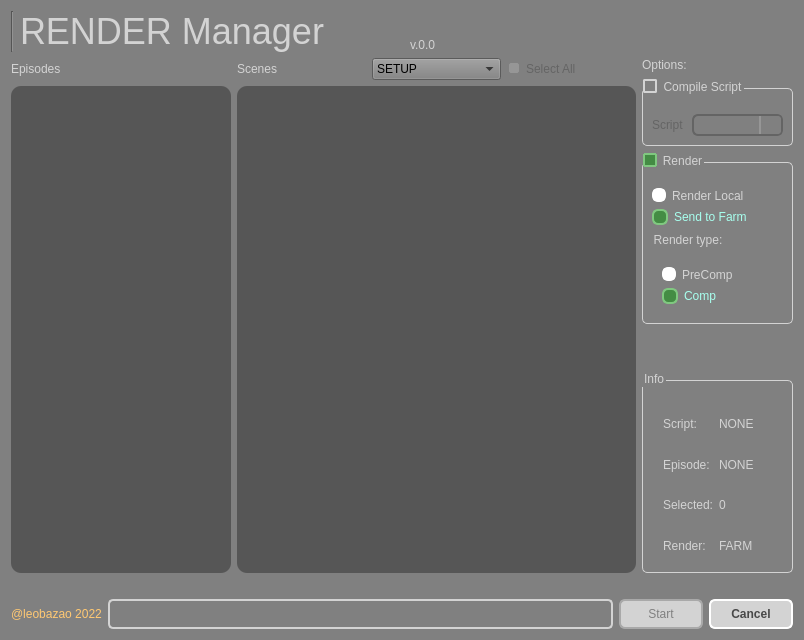
<?xml version="1.0" encoding="UTF-8"?>
<ui version="4.0">
 <class>Form</class>
 <widget class="QWidget" name="Form">
  <property name="geometry">
   <rect>
    <x>0</x>
    <y>0</y>
    <width>804</width>
    <height>640</height>
   </rect>
  </property>
  <property name="windowTitle">
   <string>Form</string>
  </property>
  <property name="styleSheet">
   <string notr="true">QLabel {
	color: lightgray;
}

QLabel:disabled{
	color: rgb(100, 100, 100);
}

QWidget{
	background-color: gray;
}

QGroupBox {
	color: lightgray;
	border: 1px solid lightgray;
	border-radius: 5px;
	margin-top: 10px;
}

QGroupBox::indicator:unchecked {
    border: 2px solid lightgray;
	border-radius: 2px;
	background-color: gray;
}

QGroupBox::indicator:checked {
    border: 2px solid rgb(128, 200, 128);
	border-radius: 1px;
	background-color: rgb(68, 140, 68);
}

QGroupBox::indicator:unchecked:disabled {
    border: 2px solid gray;
	border-radius: 4px;
	background-color: rgb(150, 150, 150);
}

QGroupBox::disabled{
	color: rgb(100, 100, 100);
    border: 1px solid rgb(100, 100, 100);
}

QScrollBar::handle {
	border-radius: 5px;
 	border: 2px solid lightgray;
	background-color: gray;
}

QScrollBar::add-page{ 
	border: none;
    background-color: rgb(86, 86, 86);
}

QScrollBar::sub-page {
    background-color: rgb(86, 86, 86);
	border: none;
}

QScrollBar::add-line {
    border: none;
    background-color: rgb(86, 86, 86);
}

QScrollBar::sub-line {
    border: none;
    background-color: rgb(86, 86, 86);
}

QScrollBar:arrow{
	border: none;
	background: none;
	color: none;
}

QListWidget {
    color: lightgray;
    background-color: rgb(86, 86, 86);
	border-radius: 10px;
	padding: 5px;
}

QListWidget:disabled {
    color: rgb(75, 70, 70);
    background-color: rgb(120, 105, 105);
}

QListWidget::item:hover {
	color: rgb(80, 64, 44);
    background: rgb(10, 150, 150);
    border: white;
}

QListWidget::indicator:unchecked {
    border: 2px solid lightgray;
	border-radius: 2px;
	background-color: rgb(86, 86, 86);
}

QListWidget::indicator:checked {
    border: 2px solid rgb(128, 200, 128);
	border-radius: 1px;
	background-color: rgb(68, 140, 68);
}

QListWidget::indicator:unchecked:disabled {
    border: 2px solid rgb(86, 86, 86);
	border-radius: 4px;
	background-color: rgb(110, 110, 110);
}

QListWidget::item:selected {
	color: rgb(80, 25, 44);
	border: none;
	background-color: rgb(79, 255, 52);
}

QListWidget::item:selected:active{
	color: rgb(80, 64, 44);
    background-color: rgb(187, 240, 255);
	border: gray;
	padding-left: 5px;
}

QListWidget::item:selected:!active {
    background: rgb(91, 174, 181);
	border: none;
}

QCheckBox {
	color: white;
    spacing: 5px;
}

QCheckBox::indicator:unchecked {
    border: 2px solid lightgray;
	border-radius: 2px;
	background-color: gray;
}

QCheckBox::indicator:checked {
    border: 2px solid rgb(128, 200, 128);
	border-radius: 1px;
	background-color: rgb(68, 140, 68);
}

QCheckBox:disabled{
    color: rgb(100, 100, 100);
}

QCheckBox::indicator:checked:disabled {
	background-color: rgb(250, 200, 200);
	border-color: rgb(255, 230, 220);
}

QCheckBox::indicator:unchecked:disabled {
    border: 2px solid gray;
	border-radius: 4px;
	background-color: rgb(150, 150, 150);
}

QRadioButton::checked::disabled {
	color: rgb(150, 170, 150);
}

QRadioButton::unchecked::disabled {
	color: rgb(100, 100, 100);
}

QRadioButton::checked {
	color: rgb(167, 255, 238);
}

QRadioButton::unchecked {
	color: lightgray;
}

QRadioButton::indicator::unchecked{ 
	border: 2px solid white;
	border-radius: 6px;
	background-color: white;
	width: 10px;
	height: 10px;
}

QRadioButton::indicator::checked{
    border: 2px solid rgb(128, 200, 128);
	border-radius: 6px;
	background-color: rgb(68, 140, 68);
	width: 12px;
	height: 12px;
}

QRadioButton::indicator::checked::disabled {
	border: 2px solid rgb(150, 150, 150);
	background-color: gray;
}

QRadioButton::indicator::unchecked::disabled {
	border: 2px solid gray;
	background-color: rgb(150, 150, 150);
}</string>
  </property>
  <layout class="QGridLayout" name="gridLayout_2">
   <item row="1" column="0">
    <layout class="QGridLayout" name="gridLayout">
     <item row="0" column="0">
      <widget class="QLabel" name="label_14">
       <property name="text">
        <string>Episodes</string>
       </property>
      </widget>
     </item>
     <item row="0" column="1">
      <layout class="QHBoxLayout" name="horizontalLayout">
       <item>
        <widget class="QLabel" name="label_15">
         <property name="text">
          <string>Scenes</string>
         </property>
        </widget>
       </item>
       <item>
        <widget class="QComboBox" name="stepBox">
         <item>
          <property name="text">
           <string>SETUP</string>
          </property>
         </item>
         <item>
          <property name="text">
           <string>ANIM</string>
          </property>
         </item>
        </widget>
       </item>
       <item>
        <widget class="QCheckBox" name="checkSelectAll">
         <property name="enabled">
          <bool>false</bool>
         </property>
         <property name="text">
          <string>Select All</string>
         </property>
        </widget>
       </item>
      </layout>
     </item>
     <item row="1" column="0">
      <widget class="QListWidget" name="listEpisodes">
       <property name="maximumSize">
        <size>
         <width>220</width>
         <height>16777215</height>
        </size>
       </property>
      </widget>
     </item>
     <item row="1" column="1">
      <widget class="QListWidget" name="listScenes"/>
     </item>
    </layout>
   </item>
   <item row="1" column="1">
    <layout class="QVBoxLayout" name="verticalLayout_3" stretch="0,0,0,0,2">
     <item>
      <widget class="QLabel" name="label_18">
       <property name="text">
        <string>Options:</string>
       </property>
      </widget>
     </item>
     <item>
      <widget class="QGroupBox" name="groupBoxScript">
       <property name="enabled">
        <bool>true</bool>
       </property>
       <property name="styleSheet">
        <string notr="true"/>
       </property>
       <property name="title">
        <string>Compile Script</string>
       </property>
       <property name="checkable">
        <bool>true</bool>
       </property>
       <property name="checked">
        <bool>false</bool>
       </property>
       <layout class="QGridLayout" name="gridLayout_10">
        <property name="topMargin">
         <number>25</number>
        </property>
        <item row="0" column="0">
         <widget class="QLabel" name="label_19">
          <property name="text">
           <string>Script </string>
          </property>
         </widget>
        </item>
        <item row="0" column="1">
         <widget class="QComboBox" name="comboScript">
          <property name="styleSheet">
           <string notr="true">QComboBox {
	color: black;
    border: 2px solid white;
    border-radius: 6px;
    padding: 1px 18px 1px 3px;
    min-width: 6em;
}

QComboBox:!editable, QComboBox::drop-down:editable {
     background: lightgray;
}

QComboBox:on { /* shift the text when the popup opens */
    padding-top: 3px;
    padding-left: 4px;
}

QComboBox::drop-down {
    width: 20px;
	background-color: rgb(194, 194, 194);
    border-left-width: 2px;
    border-left-color: white;
    border-left-style: solid; /* just a single line */
    border-top-right-radius: 3px; /* same radius as the QComboBox */
    border-bottom-right-radius: 3px;
}

QComboBox:hover{
    border: 2px solid #05B8CC;
    color: gray;
}

QComboBox QAbstractItemView{
    border: 2px solid white;
	border-radius: 10px;
    color: gray;
	background-color: lightgray;
    selection-background-color: #05B8CC;
	selection-color: white;
	padding: 3px 3px ;
}

QComboBox:disabled{
	color: rgb(250, 150, 120);
	background-color: rgb(220, 190, 190);
    border-color: lightgray;
}

QComboBox::drop-down:disabled {
	background-color: gray;
    border-left-color: rgb(150, 150, 150);
}

QComboBox:disabled{
	color: rgb(100, 100, 100);
	background-color: gray;
    border: 2px solid rgb(100, 100, 100);
}</string>
          </property>
         </widget>
        </item>
       </layout>
      </widget>
     </item>
     <item>
      <widget class="QGroupBox" name="groupBoxRender">
       <property name="title">
        <string>Render</string>
       </property>
       <property name="checkable">
        <bool>true</bool>
       </property>
       <layout class="QGridLayout" name="gridLayout_11">
        <property name="topMargin">
         <number>25</number>
        </property>
        <property name="horizontalSpacing">
         <number>10</number>
        </property>
        <item row="1" column="0">
         <widget class="QRadioButton" name="radioSendFarm">
          <property name="text">
           <string>Send to Farm</string>
          </property>
          <property name="checked">
           <bool>true</bool>
          </property>
         </widget>
        </item>
        <item row="0" column="0">
         <widget class="QRadioButton" name="radioRenderLocal">
          <property name="enabled">
           <bool>true</bool>
          </property>
          <property name="text">
           <string>Render Local</string>
          </property>
         </widget>
        </item>
        <item row="2" column="0">
         <widget class="QGroupBox" name="groupBoxStep">
          <property name="styleSheet">
           <string notr="true">border: null;</string>
          </property>
          <property name="title">
           <string>Render type:</string>
          </property>
          <property name="checkable">
           <bool>false</bool>
          </property>
          <layout class="QGridLayout" name="gridLayout_13">
           <property name="topMargin">
            <number>25</number>
           </property>
           <property name="horizontalSpacing">
            <number>10</number>
           </property>
           <item row="0" column="0">
            <widget class="QRadioButton" name="radioPreComp">
             <property name="enabled">
              <bool>true</bool>
             </property>
             <property name="text">
              <string>PreComp</string>
             </property>
            </widget>
           </item>
           <item row="1" column="0">
            <widget class="QRadioButton" name="radioComp">
             <property name="text">
              <string>Comp</string>
             </property>
             <property name="checked">
              <bool>true</bool>
             </property>
            </widget>
           </item>
          </layout>
         </widget>
        </item>
       </layout>
      </widget>
     </item>
     <item>
      <spacer name="verticalSpacer">
       <property name="orientation">
        <enum>Qt::Vertical</enum>
       </property>
       <property name="sizeHint" stdset="0">
        <size>
         <width>20</width>
         <height>40</height>
        </size>
       </property>
      </spacer>
     </item>
     <item>
      <widget class="QGroupBox" name="groupBoxInfo">
       <property name="title">
        <string>Info</string>
       </property>
       <layout class="QGridLayout" name="gridLayout_12" columnstretch="0,0" columnminimumwidth="0,0">
        <property name="leftMargin">
         <number>20</number>
        </property>
        <property name="topMargin">
         <number>25</number>
        </property>
        <item row="3" column="1">
         <widget class="QLabel" name="labelInfoRender">
          <property name="text">
           <string>FARM</string>
          </property>
         </widget>
        </item>
        <item row="3" column="0">
         <widget class="QLabel" name="label_6">
          <property name="text">
           <string>Render:</string>
          </property>
          <property name="alignment">
           <set>Qt::AlignLeading|Qt::AlignLeft|Qt::AlignVCenter</set>
          </property>
         </widget>
        </item>
        <item row="1" column="0">
         <widget class="QLabel" name="label_3">
          <property name="sizePolicy">
           <sizepolicy hsizetype="Fixed" vsizetype="Preferred">
            <horstretch>0</horstretch>
            <verstretch>0</verstretch>
           </sizepolicy>
          </property>
          <property name="text">
           <string>Episode:</string>
          </property>
          <property name="alignment">
           <set>Qt::AlignLeading|Qt::AlignLeft|Qt::AlignVCenter</set>
          </property>
         </widget>
        </item>
        <item row="0" column="1">
         <widget class="QLabel" name="labelInfoScript">
          <property name="text">
           <string>NONE</string>
          </property>
         </widget>
        </item>
        <item row="0" column="0" alignment="Qt::AlignLeft">
         <widget class="QLabel" name="label">
          <property name="text">
           <string>Script:</string>
          </property>
          <property name="alignment">
           <set>Qt::AlignLeading|Qt::AlignLeft|Qt::AlignVCenter</set>
          </property>
         </widget>
        </item>
        <item row="2" column="1">
         <widget class="QLabel" name="labelInfoSc">
          <property name="text">
           <string>0</string>
          </property>
         </widget>
        </item>
        <item row="2" column="0">
         <widget class="QLabel" name="label_2">
          <property name="text">
           <string>Selected:</string>
          </property>
          <property name="alignment">
           <set>Qt::AlignLeading|Qt::AlignLeft|Qt::AlignVCenter</set>
          </property>
         </widget>
        </item>
        <item row="1" column="1">
         <widget class="QLabel" name="labelInfoEp">
          <property name="text">
           <string>NONE</string>
          </property>
          <property name="alignment">
           <set>Qt::AlignLeading|Qt::AlignLeft|Qt::AlignVCenter</set>
          </property>
         </widget>
        </item>
       </layout>
      </widget>
     </item>
    </layout>
   </item>
   <item row="2" column="0" colspan="2">
    <spacer name="horizontalSpacer">
     <property name="orientation">
      <enum>Qt::Horizontal</enum>
     </property>
     <property name="sizeHint" stdset="0">
      <size>
       <width>779</width>
       <height>20</height>
      </size>
     </property>
    </spacer>
   </item>
   <item row="3" column="0" colspan="2">
    <layout class="QHBoxLayout" name="horizontalLayout_6" stretch="0,0,1,0">
     <item>
      <widget class="QLabel" name="label_16">
       <property name="enabled">
        <bool>true</bool>
       </property>
       <property name="styleSheet">
        <string notr="true">color: rgb(255, 200, 114);</string>
       </property>
       <property name="text">
        <string>@leobazao 2022</string>
       </property>
      </widget>
     </item>
     <item>
      <widget class="QProgressBar" name="progressBar">
       <property name="styleSheet">
        <string notr="true">QProgressBar {
	color: lightgray;
	padding: 2 2px;
	border: 2px solid lightgray;
	border-radius: 5px;
}

QProgressBar::chunk {
 background-color: #05B8CC;
 width: 20px;
}</string>
       </property>
       <property name="value">
        <number>0</number>
       </property>
       <property name="alignment">
        <set>Qt::AlignCenter</set>
       </property>
       <property name="format">
        <string/>
       </property>
      </widget>
     </item>
     <item>
      <widget class="QPushButton" name="pushStart">
       <property name="enabled">
        <bool>false</bool>
       </property>
       <property name="sizePolicy">
        <sizepolicy hsizetype="Fixed" vsizetype="Fixed">
         <horstretch>0</horstretch>
         <verstretch>0</verstretch>
        </sizepolicy>
       </property>
       <property name="minimumSize">
        <size>
         <width>84</width>
         <height>30</height>
        </size>
       </property>
       <property name="styleSheet">
        <string notr="true">QPushButton {
	color: rgb(72, 72, 72);
    border: 2px solid white;
    border-radius: 6px;
	background-color: lightgray;
    min-width: 80px;
}

QPushButton:pressed {
	color: white;
	border-color: white;
    background-color: #05B8CC;
}

QPushButton:flat {
    border: none; /* no border for a flat push button */
}

QPushButton:default {
    border-color: navy; /* make the default button prominent */
}

QPushButton:hover{
    border: 2px solid #05B8CC;
    color: black;
}

QPushButton::disabled {
	border-color: darkgray;
	color: gray;
}</string>
       </property>
       <property name="text">
        <string>Start</string>
       </property>
      </widget>
     </item>
     <item>
      <widget class="QPushButton" name="pushClose">
       <property name="minimumSize">
        <size>
         <width>84</width>
         <height>30</height>
        </size>
       </property>
       <property name="font">
        <font>
         <weight>75</weight>
         <bold>true</bold>
        </font>
       </property>
       <property name="styleSheet">
        <string notr="true">QPushButton {
	color: rgb(72, 72, 72);
    border: 2px solid white;
    border-radius: 6px;
	background-color: lightgray;
    min-width: 80px;
}

QPushButton:pressed {
	color: red;
    background-color: rgb(255, 196, 197);
}

QPushButton:flat {
    border: none; /* no border for a flat push button */
}

QPushButton:default {
    border-color: navy; /* make the default button prominent */
}

QPushButton:hover{
    border: 2px solid #05B8CC;
    color: black;
}</string>
       </property>
       <property name="text">
        <string>Cancel</string>
       </property>
      </widget>
     </item>
    </layout>
   </item>
   <item row="0" column="0" colspan="2">
    <layout class="QHBoxLayout" name="horizontalLayout_7">
     <item>
      <widget class="Line" name="line_3">
       <property name="orientation">
        <enum>Qt::Vertical</enum>
       </property>
      </widget>
     </item>
     <item>
      <widget class="QLabel" name="label_17">
       <property name="font">
        <font>
         <pointsize>27</pointsize>
        </font>
       </property>
       <property name="text">
        <string>RENDER Manager</string>
       </property>
      </widget>
     </item>
     <item>
      <widget class="QLabel" name="labelVersion">
       <property name="text">
        <string>v.0.0</string>
       </property>
       <property name="alignment">
        <set>Qt::AlignBottom|Qt::AlignLeading|Qt::AlignLeft</set>
       </property>
      </widget>
     </item>
    </layout>
   </item>
  </layout>
  <zorder>horizontalSpacer</zorder>
 </widget>
 <resources/>
 <connections/>
</ui>
